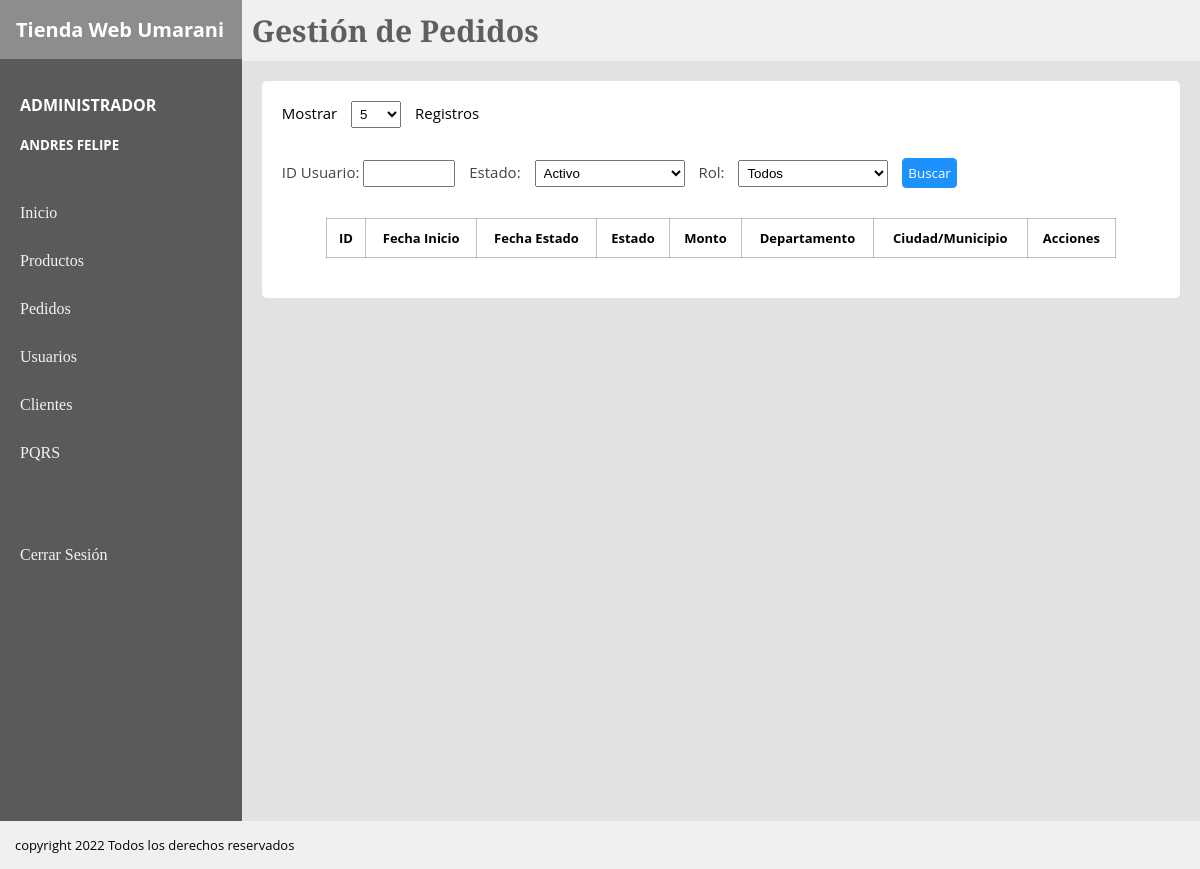
/view/pedidos.php (signed in), run on an earlier commit of the app's database.
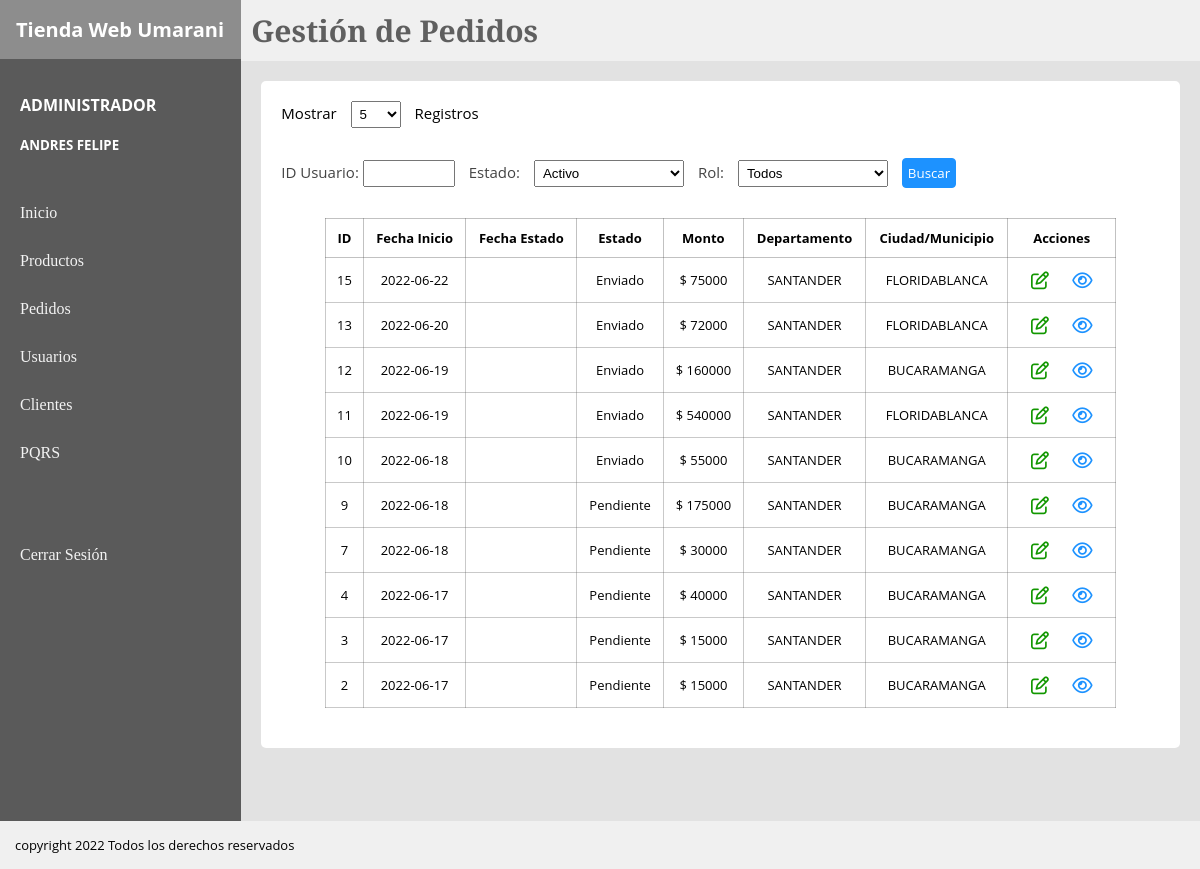
And on a later commit of the database.
### tables this page shows
CREATE TABLE `pedido` (
  `pedidoId` int(11) NOT NULL,
  `pedidoFechaInicio` date NOT NULL,
  `pedidoFechaFin` date DEFAULT NULL,
  `pedidoEstado` varchar(20) NOT NULL DEFAULT 'Pendiente',
  `pedidoClienteId` int(11) NOT NULL,
  `pedidoUsuarioId` int(11) DEFAULT NULL,
  `pedidoFacturaId` int(11) NOT NULL,
  `pedidoCostoTotal` int(11) NOT NULL,
  `pedidoDireccionId` bigint(20) NOT NULL,
  PRIMARY KEY (`pedidoId`),
  KEY `fk_pedidoFacturaId` (`pedidoFacturaId`),
  KEY `fk_ordenClienteId` (`pedidoClienteId`),
  KEY `fk_pedidoUsuarioId` (`pedidoUsuarioId`),
  KEY `direccionpedido` (`pedidoDireccionId`),
  CONSTRAINT `fk_ordenClienteId` FOREIGN KEY (`pedidoClienteId`) REFERENCES `cliente` (`clienteId`),
  CONSTRAINT `fk_pedidoFacturaId` FOREIGN KEY (`pedidoFacturaId`) REFERENCES `factura` (`facturaId`),
  CONSTRAINT `fk_pedidoUsuarioId` FOREIGN KEY (`pedidoUsuarioId`) REFERENCES `usuariotienda` (`usuarioId`)
);

CREATE TABLE `direccionpedido` (
  `direccionId` int(11) NOT NULL,
  `direccionDep` varchar(35) NOT NULL,
  `direccionCiudad` varchar(50) NOT NULL,
  `direccionDomicilio` varchar(250) NOT NULL,
  PRIMARY KEY (`direccionId`)
);

### Controller/mostrarPedidos.php (called while the page is built)
<?php
require_once("../Model/M_Pedidos.php");
$ped2 = new Pedido();
$registros = $ped2->verPedido();
?>

### Model/M_Pedidos.php (called while the page is built, shortened)
<?php
    class Pedido {
            private $ped;
        public function __construct()
        {
            $this->ped = new mysqli('localhost','root','','proyecto');
        }
        public function verPedido(){
            $query = $this->ped->query("SELECT * FROM pedido
            JOIN direccionpedido
            ON direccionId = pedidoDireccionId
            ORDER BY pedidoId DESC");
            $retorno = [];
            $i = 0;
            while($fila = $query->fetch_assoc()) {
                $retorno[$i] = $fila;
                $i++;
            }
            return $retorno;
        }
    }
?>

### View/pedidos.php (the view, shortened to what the changed rows need)
<?php
    require_once('../Controller/mostrarPedidos.php');
?>
<!DOCTYPE html>
<html lang="en">
<head>
</head>
<body>
<link rel="stylesheet" href="../CSS/tiendaEstilos.css">
    <div class="padre">
        <div class="board">
            <div class="titulo">
                <h1>Tienda Web Umarani</h1>
            </div>
        </div>
        <div class="content">
        <header class="header">
            <h1>Gestión de Pedidos</h1>
        </header>
        <section class="section">
            <div class="container">
                <table>
                    <tr>
                        <th>ID</th>
                        <th>Fecha Inicio</th>
                        <th>Fecha Estado</th>
                        <th>Estado</th>
                        <th>Monto</th>
                        <th>Departamento</th>
                        <th>Ciudad/Municipio</th>
                        <th>Acciones</th>
                    </tr>
                     <?php
                        foreach($registros as $pedido){
                     ?>
                    <tr class="información" >
                        <td> <?php echo $pedido['pedidoId']   ?> </td>
                        <td> <?php echo $pedido['pedidoFechaInicio']   ?></td>
                        <td> <?php echo $pedido['pedidoFechaFin']   ?></td>
                        <td> <?php echo $pedido['pedidoEstado']   ?></td>
                        <td> <?php echo "$ " . $pedido['pedidoCostoTotal']   ?></td>
                        <td> <?php echo $pedido['direccionDep']   ?></td>
                        <td> <?php echo $pedido['direccionCiudad']   ?></td>
                        <td>
                            <?php if($pedido['pedidoEstado'] == 'Pendiente'){ ?>
                                   <a class="edit" href="../Controller/mostrarDetallePedido.php?ped=<?php echo "$pedido[pedidoId]" ?>"><i class="far fa-edit"></i></i></a>
                                   <?php if($_SESSION['rol'] == 'ADMINISTRADOR'){ ?>
                                    <a class="detail" href="../Controller/mostrarDetallePedido.php?vis=<?php echo "$pedido[pedidoId]" ?>"><i class="far fa-eye"></i></a>
                                    <?php  }    ?>
                             <?php  }else { ?>
                                <?php if($_SESSION['rol'] == 'ADMINISTRADOR'){ ?>
                                    <a class="edit" href="../Controller/mostrarDetallePedido.php?ped=<?php echo "$pedido[pedidoId]" ?>"><i class="far fa-edit"></i></i></a>
                                    <?php  }    ?>
                                 <a class="detail" href="../Controller/mostrarDetallePedido.php?vis=<?php echo "$pedido[pedidoId]" ?>"><i class="far fa-eye"></i></a>
                                 <?php }?>
                        </td>
                        <?php
                        }
                     ?>
                </table>
            </div>
        </section>
        </div>
    </div>
</body>
</html>

What changed in the data, as far as the page shows it:
added pedido: pedidoId "15", pedidoFechaInicio "2022-06-22", pedidoEstado "Enviado", pedidoCostoTotal "75000", direccionpedido.direccionDep "SANTANDER", direccionpedido.direccionCiudad "FLORIDABLANCA"
added pedido: pedidoId "13", pedidoFechaInicio "2022-06-20", pedidoEstado "Enviado", pedidoCostoTotal "72000", direccionpedido.direccionDep "SANTANDER", direccionpedido.direccionCiudad "FLORIDABLANCA"
now on this page (row edited): pedido: pedidoId "12", pedidoFechaInicio "2022-06-19", pedidoEstado "Enviado", pedidoCostoTotal "160000", direccionpedido.direccionDep "SANTANDER", direccionpedido.direccionCiudad "BUCARAMANGA"
now on this page (row edited): pedido: pedidoId "11", pedidoFechaInicio "2022-06-19", pedidoEstado "Enviado", pedidoCostoTotal "540000", direccionpedido.direccionDep "SANTANDER", direccionpedido.direccionCiudad "FLORIDABLANCA"
now on this page (row edited): pedido: pedidoId "10", pedidoFechaInicio "2022-06-18", pedidoEstado "Enviado", pedidoCostoTotal "55000", direccionpedido.direccionDep "SANTANDER", direccionpedido.direccionCiudad "BUCARAMANGA"
now on this page (row edited): pedido: pedidoId "9", pedidoFechaInicio "2022-06-18", pedidoEstado "Pendiente", pedidoCostoTotal "175000", direccionpedido.direccionDep "SANTANDER", direccionpedido.direccionCiudad "BUCARAMANGA"
now on this page (row edited): pedido: pedidoId "7", pedidoFechaInicio "2022-06-18", pedidoEstado "Pendiente", pedidoCostoTotal "30000", direccionpedido.direccionDep "SANTANDER", direccionpedido.direccionCiudad "BUCARAMANGA"
now on this page (row edited): pedido: pedidoId "4", pedidoFechaInicio "2022-06-17", pedidoEstado "Pendiente", pedidoCostoTotal "40000", direccionpedido.direccionDep "SANTANDER", direccionpedido.direccionCiudad "BUCARAMANGA"
now on this page (row edited): pedido: pedidoId "3", pedidoFechaInicio "2022-06-17", pedidoEstado "Pendiente", pedidoCostoTotal "15000", direccionpedido.direccionDep "SANTANDER", direccionpedido.direccionCiudad "BUCARAMANGA"
now on this page (row edited): pedido: pedidoId "2", pedidoFechaInicio "2022-06-17", pedidoEstado "Pendiente", pedidoCostoTotal "15000", direccionpedido.direccionDep "SANTANDER", direccionpedido.direccionCiudad "BUCARAMANGA"
